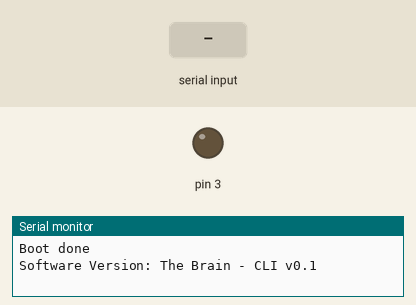
Simulated run of this sketch. Board: Arduino Uno, built with avr-gcc and run on an emulated ATmega328P. On the bench: output pins drawn as LEDs (lit = HIGH), the last lines printed to the serial monitor. Inputs (shaded band) come from the test bench.

Above: at 1.2 s.
1.3 s: "relay" received over Serial
At 2.7 s:
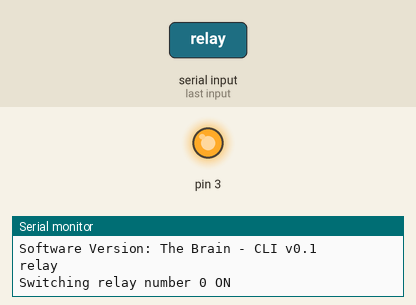
6.0 s: "relay" received over Serial
At 6.7 s:
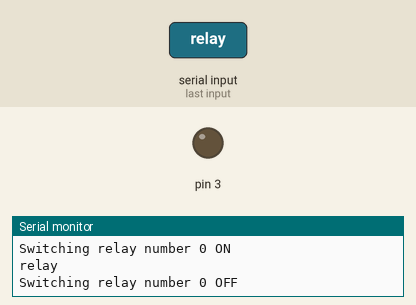
Timing chart, 0 to 8.5 s (numbered marks = the images above; inputs shaded):
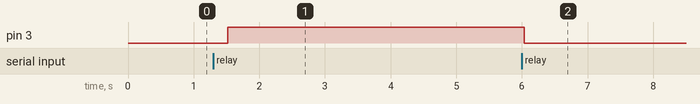

Measured:
- after the input at 1.3 s, pin 3: LOW → HIGH after 0.22 s
- after the input at 6.0 s, pin 3: HIGH → LOW at once

The sketch:

TheBrain_Serial_v0.1.ino
```cpp
// --------------------------------------------- Misc ---------------------------------------------

String Software_Version = "The Brain - CLI v0.1";


// --------------------------------------------- Serial CLI ---------------------------------------------

String Serial_CLI_Input;

// --------------------------------------------- Serial CLI Relay ---------------------------------------------

int Serial_CLI_Relay_Begin_Pin = 4;
int Serial_CLI_Relay_End_Pin = 12;
```

Loop.ino
```cpp
void loop() {

Serial_CLI();

delay(500);
}
```

Serial_CLI.ino
```cpp
void Serial_CLI(void) {

while (Serial.available()) {
  delay(3);
  char c = Serial.read();
  Serial_CLI_Input += c;
  }

Serial_CLI_Input.trim();

if (Serial_CLI_Input.length() > 0) {

  Serial.println(Serial_CLI_Input);

// --------------------------------------------- Serial CLI Relay ---------------------------------------------

if (Serial_CLI_Input.substring(0, 5) == "relay") {

  Serial_CLI_Input.remove(0, 6);

Serial_CLI_Relay(Serial_CLI_Input.toInt(), Serial_CLI_Relay_Begin_Pin, Serial_CLI_Relay_End_Pin);
  }


Serial_CLI_Input = "";
Serial.flush();

}
}
```

Serial_CLI_Relay.ino
```cpp
void Serial_CLI_Relay(int Serial_CLI_Relay_Number, int Serial_CLI_Relay_Starting_Pin, int Serial_CLI_Relay_End_Pin) {

  if (Serial_CLI_Relay_Number + Serial_CLI_Relay_Begin_Pin > Serial_CLI_Relay_End_Pin) {
    Serial.println("The relay number is grater then the number of avalible relay's");
    Serial.print("Total number of relay's is ");
    Serial.println(Serial_CLI_Relay_End_Pin);
    return;
    }

  Serial_CLI_Relay_Number = Serial_CLI_Relay_Number + Serial_CLI_Relay_Begin_Pin - 1;

  pinMode(Serial_CLI_Relay_Number, OUTPUT);

  if (digitalRead(Serial_CLI_Relay_Number) == 0) {
    Serial.print("Switching relay number ");
    Serial.print(Serial_CLI_Relay_Number - Serial_CLI_Relay_Begin_Pin + 1);
    Serial.println(" ON");
    digitalWrite(Serial_CLI_Relay_Number, 1);
    }

  else {
    Serial.print("Switching relay number ");
    Serial.print(Serial_CLI_Relay_Number - Serial_CLI_Relay_Begin_Pin + 1);
    Serial.println(" OFF");
    digitalWrite(Serial_CLI_Relay_Number, 0);
    }

}
```

Setup.ino
```cpp
void setup() {

// --------------------------------------------- Serial ---------------------------------------------
  Serial.begin(115200);

  Serial.println();
  Serial.println("Boot done");
  Serial.println();
  Serial.print("Software Version: ");
  Serial.println(Software_Version);

}
```

Wirelss_Button.ino
```cpp
// Content in :
// Main Script
// Setup
// Loop

void Wirelss_Button(void) {

/*

  int Tick_Counter;

  while (Wireless_Button_A == HIGH) {
    Tick_Counter ++;
    delay(250);
    if (Tick_Counter > 3) {
      Serial_CLI_Relay(3, Serial_CLI_Relay_Begin_Pin, Serial_CLI_Relay_End_Pin);
      return;
    }
  }

  while (Wireless_Button_B == HIGH) {
    Tick_Counter ++;
    delay(250);
    if (Tick_Counter > 3) {
      Serial_CLI_Relay(2, Serial_CLI_Relay_Begin_Pin, Serial_CLI_Relay_End_Pin);
      return;
    }
  }

  while (Wireless_Button_C == HIGH) {
    Tick_Counter ++;
    delay(250);
    if (Tick_Counter > 3) {
      Serial_CLI_Relay(6, Serial_CLI_Relay_Begin_Pin, Serial_CLI_Relay_End_Pin);
      return;
    }
  }

  while (Wireless_Button_D == HIGH) {
    Tick_Counter ++;
    delay(250);
    if (Tick_Counter > 3) {
      Serial_CLI_Relay(8, Serial_CLI_Relay_Begin_Pin, Serial_CLI_Relay_End_Pin);
      return;
    }
  }

*/

} // End of Wirelss_Button
```
